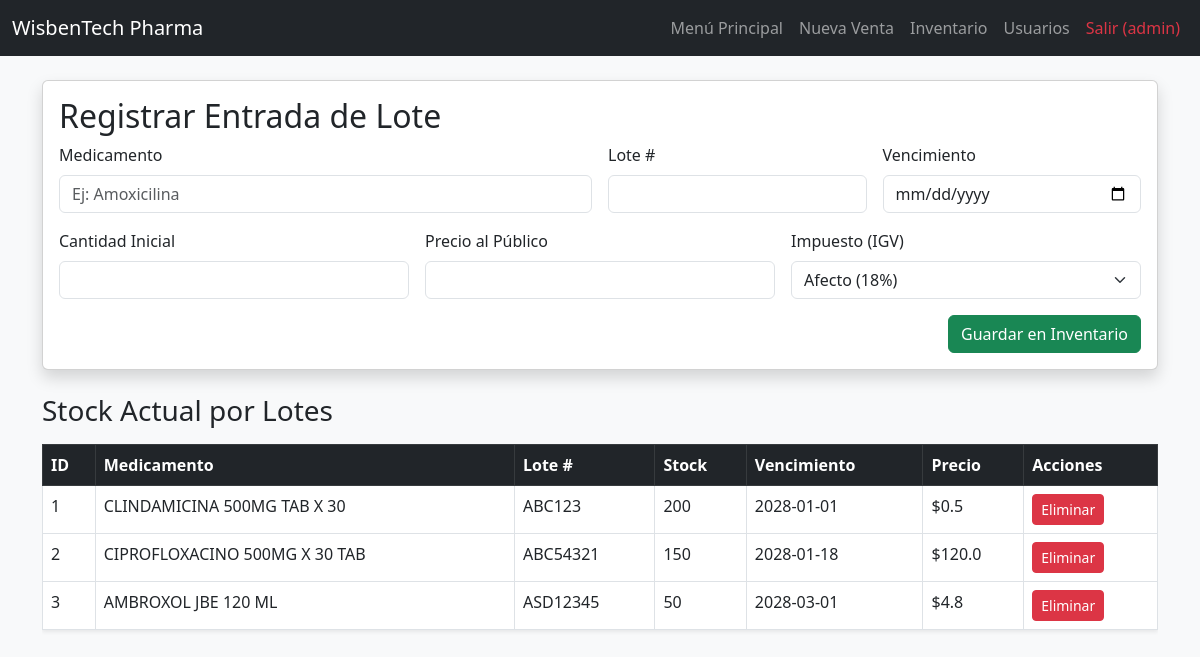
The page /gestion_inventario (signed in) on the database as committed earlier.
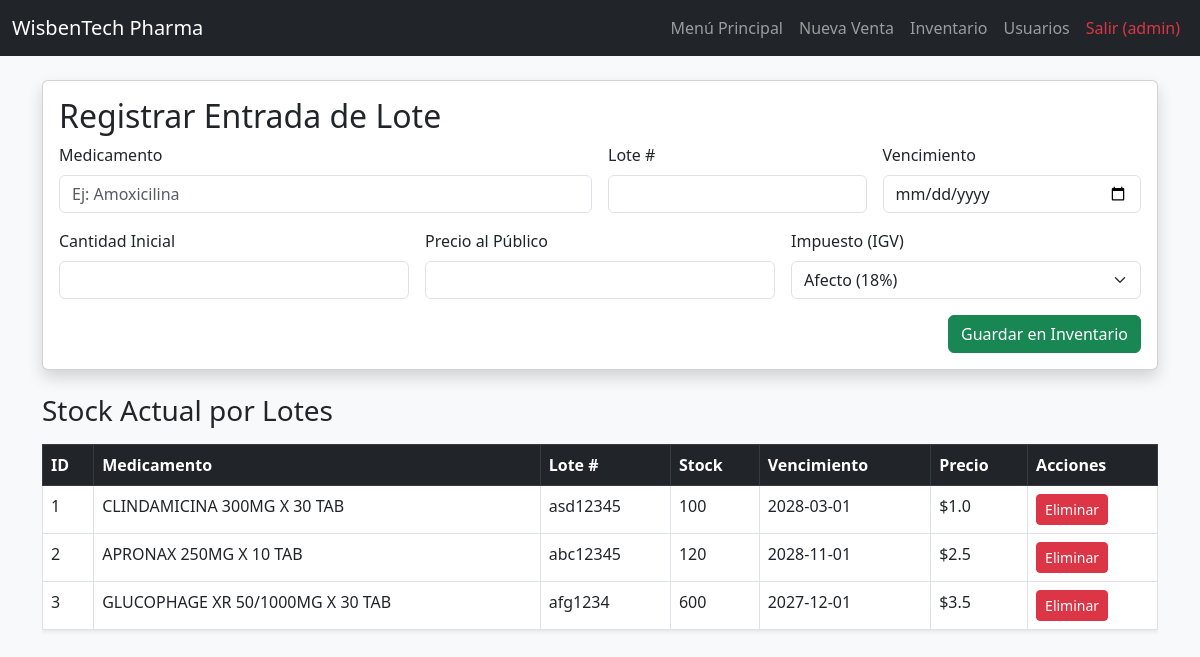
The same page on the database as committed later.
### tables this page shows
CREATE TABLE lotes (
            id INTEGER PRIMARY KEY AUTOINCREMENT,
            producto_id INTEGER,
            codigo_lote TEXT NOT NULL,
            stock INTEGER NOT NULL,
            fecha_vence DATE NOT NULL,
            precio REAL,
            FOREIGN KEY (producto_id) REFERENCES productos (id)
        );

CREATE TABLE productos (
            id INTEGER PRIMARY KEY AUTOINCREMENT,
            nombre TEXT NOT NULL UNIQUE
        , afecto_igv INTEGER DEFAULT 1);

### app.py (the view)
@app.route('/gestion_inventario')
@login_requerido
def gestion_inventario():
    if session.get('rol') != 'admin':
        return "Acceso denegado"
    conexion = conectar_db()
    cursor = conexion.cursor()
    query = '''
        SELECT l.id, p.nombre, l.codigo_lote, l.stock, l.fecha_vence, l.precio
        FROM lotes l
        JOIN productos p ON l.producto_id = p.id
    '''
    cursor.execute(query)
    lista_lotes = cursor.fetchall()
    conexion.close()
    hoy = date.today().strftime('%Y-%m-%d')
    return render_template('inventario_tabla.html', medicamentos=lista_lotes, fecha_actual=hoy)

### app.py (called while the page is built)
def conectar_db():
    conexion = sqlite3.connect('farmacia.db')
    return conexion

def login_requerido(f):
    @wraps(f)
    def decorated_function(*args, **kwargs):
        if 'usuario_id' not in session:
            return redirect('/login')
        return f(*args, **kwargs)
    return decorated_function

### templates/inventario_tabla.html (shortened to what this page needs)
{% extends "base.html" %}
    {% block content %}
        <section class="card shadow mb-4">
            <div class="card-body">
                <h2 class="card-title">Registrar Entrada de Lote</h2>
                <form action="/agregar" method="POST" class="row g-3">
                    <div class="col-md-6">
                        <label class="form-label">Medicamento</label>
                        <input type="text" name="nombre" class="form-control" placeholder="Ej: Amoxicilina" required>
                    </div>
                    <div class="col-md-3">
                        <label class="form-label">Lote #</label>
                        <input type="text" name="lote" class="form-control" required>
                    </div>
                    <div class="col-md-3">
                        <label class="form-label">Vencimiento</label>
                        <input type="date" name="vencimiento" class="form-control" required>
                    </div>
                    <div class="col-md-4">
                        <label class="form-label">Cantidad Inicial</label>
                        <input type="number" name="cantidad" class="form-control" required>
                    </div>
                    <div class="col-md-4">
                        <label class="form-label">Precio al Público</label>
                        <input type="number" step="0.01" name="precio" class="form-control" required>
                    </div>
                    <div class="col-md-4">
                        <label class="form-label">Impuesto (IGV)</label>
                        <select name="afecto_igv" class="form-select">
                            <option value="1" selected>Afecto (18%)</option>
                        </select>
                    </div>
                    <div class="col-12 text-end">
                        <button type="submit" class="btn btn-success">Guardar en Inventario</button>
                    </div>
                </form>
            </div>
        </section>
        <section>
            <h3 class="mb-3">Stock Actual por Lotes</h3>
            <div class="table-responsive">
                <table class="table table-hover table-bordered bg-white shadow-sm">
                    <thead class="table-dark">
                        <tr>
                            <th>ID</th>
                            <th>Medicamento</th>
                            <th>Lote #</th>
                            <th>Stock</th>
                            <th>Vencimiento</th>
                            <th>Precio</th>
                            <th>Acciones</th>
                        </tr>
                    </thead>
                    <tbody>
                        {% for med in medicamentos %}
                        <tr class="{% if fecha_actual and med[4] < fecha_actual %}table-danger{% endif %}">
                            <td>{{ med[0] }}</td>
                            <td>{{ med[1] }}</td>
                            <td>{{ med[2] }}</td>
                            <td>{{ med[3] }}</td>
                            <td>{{ med[4] }}</td>
                            <td>${{ med[5] }}</td>
                            <td>
                                <a href="/eliminar/{{ med[0] }}" class="btn btn-danger btn-sm">Eliminar</a>
                            </td>
                        </tr>
                        {% endfor %}
                    </tbody>
                </table>
            </div>
        </section>
        {% endblock %}

### templates/base.html (shortened to what this page needs)
<!DOCTYPE html>
<html lang="es">
<head>
    <link href="https://cdn.jsdelivr.net/npm/bootstrap@5.3.0/dist/css/bootstrap.min.css" rel="stylesheet">
    <link rel="stylesheet" href="https://cdn.jsdelivr.net/npm/bootstrap-icons@1.11.1/font/bootstrap-icons.css">
</head>
<body class="bg-light">
    <nav class="navbar navbar-expand-lg navbar-dark bg-dark mb-4">
        <div class="container-fluid">
            <a class="navbar-brand" href="/">WisbenTech Pharma</a>
            <div class="navbar-nav">
                <a class="nav-link" href="/">Menú Principal</a>
                <a class="nav-link" href="/ventas">Nueva Venta</a>
                {% if session['rol'] == 'admin' %}
                    <a class="nav-link" href="/gestion_inventario">Inventario</a>
                    <a class="nav-link" href="/crear_usuario">Usuarios</a>
                {% endif %}
                <a class="nav-link text-danger" href="/logout">Salir ({{ session['username'] }})</a>
            </div>
        </div>
    </nav>
    <main class="container">
        {% block content %}{% endblock %}
    </main>
</body>
</html>

Rows that differ between the two databases and show on the page:
changed lotes id 1: nombre "CLINDAMICINA 500MG TAB X 30" → "CLINDAMICINA 300MG X 30 TAB"; codigo_lote "ABC123" → "asd12345"; stock "200" → "100"; fecha_vence "2028-01-01" → "2028-03-01"; precio "0.5" → "1.0"
changed lotes id 2: nombre "CIPROFLOXACINO 500MG X 30 TAB" → "APRONAX 250MG X 10 TAB"; codigo_lote "ABC54321" → "abc12345"; stock "150" → "120"; fecha_vence "2028-01-18" → "2028-11-01"; precio "120.0" → "2.5"
changed lotes id 3: nombre "AMBROXOL JBE 120 ML" → "GLUCOPHAGE XR 50/1000MG X 30 TAB"; codigo_lote "ASD12345" → "afg1234"; stock "50" → "600"; fecha_vence "2028-03-01" → "2027-12-01"; precio "4.8" → "3.5"
